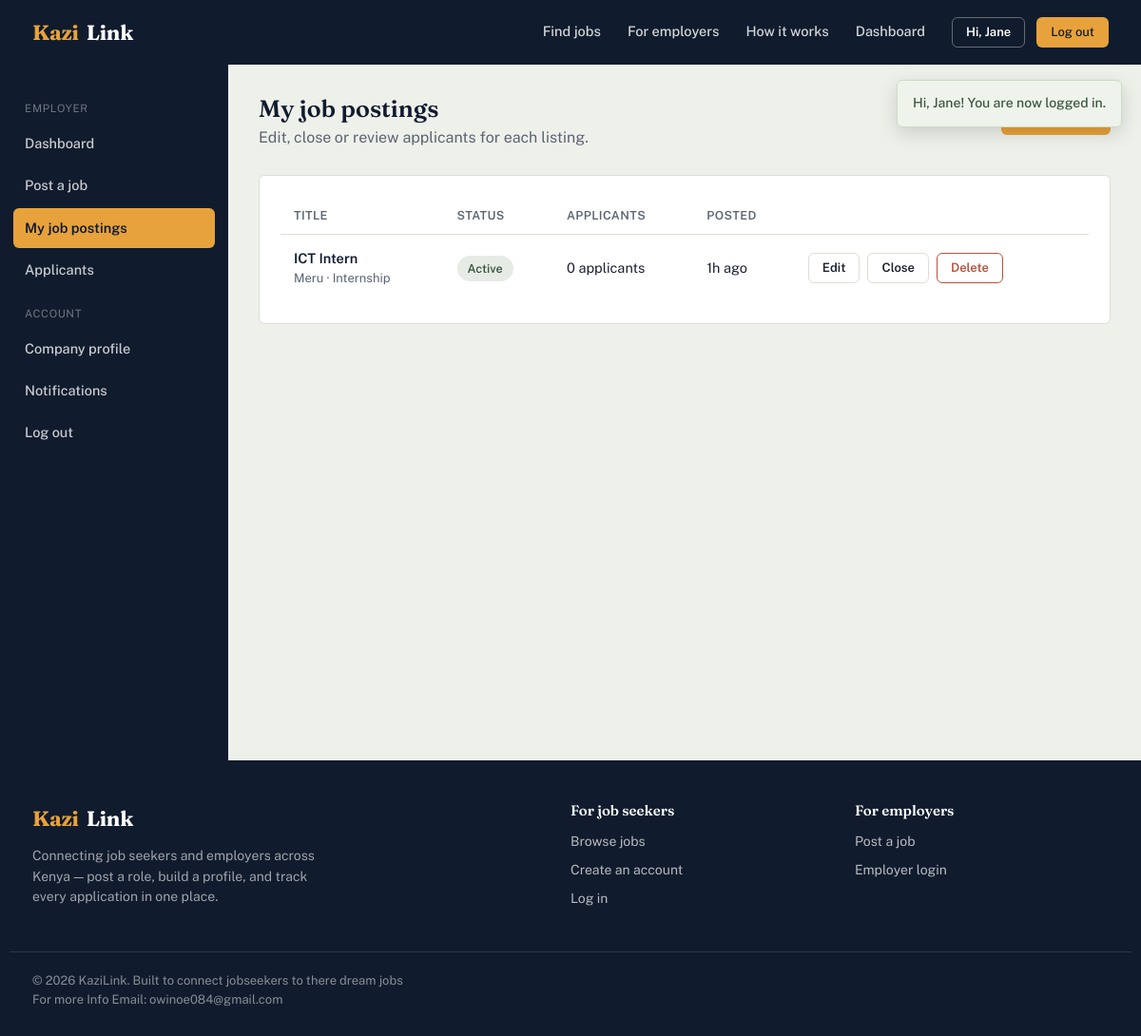
The app's page /employer/my-jobs.php (signed in) with its own data.
### tables this page shows
CREATE TABLE users (
    user_id     INT AUTO_INCREMENT PRIMARY KEY,
    full_name   VARCHAR(100) NOT NULL,
    email       VARCHAR(100) NOT NULL UNIQUE,
    phone       VARCHAR(20),
    password    VARCHAR(255) NOT NULL,
    role        ENUM('job_seeker','employer','admin') NOT NULL,
    status      ENUM('active','suspended') NOT NULL DEFAULT 'active',
    created_at  TIMESTAMP DEFAULT CURRENT_TIMESTAMP
);

CREATE TABLE jobs (
    job_id           INT AUTO_INCREMENT PRIMARY KEY,
    employer_id      INT NOT NULL,
    category_id      INT,
    title            VARCHAR(150) NOT NULL,
    description      TEXT NOT NULL,
    requirements     TEXT,
    location         VARCHAR(100),
    job_type         VARCHAR(50),         
    experience_level VARCHAR(50),         
    salary           DECIMAL(10,2),
    deadline         DATE,
    status           VARCHAR(30) NOT NULL DEFAULT 'pending',
    created_at       TIMESTAMP DEFAULT CURRENT_TIMESTAMP,
    FOREIGN KEY (employer_id) REFERENCES employers(employer_id) ON DELETE CASCADE,
    FOREIGN KEY (category_id) REFERENCES job_categories(category_id) ON DELETE SET NULL
);

### includes/functions.php (called while the page is built, shortened)
<?php
function e(?string $value): string
{
    return htmlspecialchars($value ?? '', ENT_QUOTES, 'UTF-8');
}
function get_flashes(): array
{
    $flashes = $_SESSION['flash'] ?? [];
    return $flashes;
}
function time_ago(string $datetime): string
{
    $timestamp = strtotime($datetime);
    $diff = time() - $timestamp;
    if ($diff < 86400) return floor($diff / 3600) . 'h ago';
    return date('d M Y', $timestamp);
}
function status_pill_class(string $status): string
{
    $status = strtolower($status);
    return match (true) {
        in_array($status, ['active', 'accepted', 'approved', 'shortlisted']) => 'pill-success',
        in_array($status, ['pending', 'under review', 'applied']) => 'pill-pending',
        in_array($status, ['rejected', 'closed', 'suspended', 'dismissed']) => 'pill-danger',
        in_array($status, ['interview']) => 'pill-info',
        default => 'pill-neutral',
    };
}

### includes/auth.php (called while the page is built, shortened)
<?php
function current_user_id(): ?int
{
    return $_SESSION['user_id'] ?? null;
}
function current_user(): ?array
{
    $db = getDB();
    $stmt = $db->prepare('SELECT * FROM users WHERE user_id = ?');
    $stmt->execute([current_user_id()]);
    $cached = $stmt->fetch() ?: null;
    return $cached;
}

### employer/my-jobs.php (the view, shortened to what this page needs)
<?php
$db = getDB();
$employerId = current_employer_id();
$stmt = $db->prepare("
    SELECT j.*, (SELECT COUNT(*) FROM applications a WHERE a.job_id = j.job_id) AS applicant_count
    FROM jobs j WHERE j.employer_id = ? ORDER BY j.created_at DESC
");
$stmt->execute([$employerId]);
$jobs = $stmt->fetchAll();
$base = '../';
include __DIR__ . '/../includes/header.php';
?>
<div class="dash-shell">
  <?php include __DIR__ . '/../includes/sidebar-employer.php'; ?>
  <main class="dash-main">
    <div class="dash-header">
      <div><h1>My job postings</h1><p>Edit, close or review applicants for each listing.</p></div>
      <a href="post-job.php" class="btn btn-primary">Post a job</a>
    </div>
    <div class="card">
      <div class="card-body table-scroll">
        <?php if ($jobs): ?>
          <table class="data-table">
            <thead><tr><th>Title</th><th>Status</th><th>Applicants</th><th>Posted</th><th></th></tr></thead>
            <tbody>
            <?php foreach ($jobs as $job): ?>
              <tr>
                <td>
                  <div class="row-title"><?= e($job['title']) ?></div>
                  <div class="row-sub"><?= e($job['location'] ?: 'Remote') ?> &middot; <?= e($job['job_type'] ?: 'Full-time') ?></div>
                </td>
                <td><span class="pill <?= status_pill_class($job['status']) ?>"><?= e(ucfirst($job['status'])) ?></span></td>
                <td><a href="applicants.php?job_id=<?= (int) $job['job_id'] ?>"><?= (int) $job['applicant_count'] ?> applicant<?= $job['applicant_count'] == 1 ? '' : 's' ?></a></td>
                <td><?= time_ago($job['created_at']) ?></td>
                <td>
                  <div class="table-actions">
                    <a href="edit-job.php?id=<?= (int) $job['job_id'] ?>" class="btn btn-outline btn-sm">Edit</a>
                    <?php if ($job['status'] === 'active'): ?>
                      <form method="post"><?= csrf_field() ?><input type="hidden" name="job_id" value="<?= $job['job_id'] ?>"><button type="submit" name="close_job" class="btn btn-outline btn-sm">Close</button></form>
                    <?php elseif ($job['status'] === 'closed'): ?>
                      <form method="post"><?= csrf_field() ?><input type="hidden" name="job_id" value="<?= $job['job_id'] ?>"><button type="submit" name="reopen_job" class="btn btn-outline btn-sm">Reopen</button></form>
                    <?php endif; ?>
                    <form method="post" data-confirm="Delete this job posting permanently?"><button type="submit" name="delete_job" class="btn btn-danger btn-sm">Delete</button></form>
                  </div>
                </td>
              </tr>
            <?php endforeach; ?>
            </tbody>
          </table>
        <?php else: ?>
          <div class="empty-state"><h3>You haven't posted any jobs yet</h3><a href="post-job.php" class="btn btn-primary">Post your first job</a></div>
        <?php endif; ?>
      </div>
    </div>
  </main>
</div>
<?php include __DIR__ . '/../includes/footer.php'; ?>

### includes/header.php (shortened to what this page needs)
<?php
$base = $base ?? '';
$user = current_user();
?>
<!DOCTYPE html>
<html lang="en">
<head>
<link rel="stylesheet" href="<?= e($base) ?>assets/css/style.css">
</head>
<body>
<?php $flashes = get_flashes(); if ($flashes): ?>
<div class="flash-stack">
  <?php foreach ($flashes as $f): ?>
    <div class="flash flash-<?= e($f['type']) ?>"><?= e($f['message']) ?></div>
  <?php endforeach; ?>
</div>
<?php endif; ?>
<header class="site-header">
  <div class="container">
    <a href="<?= e($base) ?>index.php" class="brand"><span class="brand-mark">Kazi</span>Link</a>
    <nav class="main-nav">
      <a href="<?= e($base) ?>jobs.php">Find jobs</a>
      <?php if (!$user || $user['role'] === 'employer'): ?>
        <a href="<?= e($base) ?>register.php?role=employer">For employers</a>
      <?php endif; ?>
      <a href="<?= e($base) ?>index.php#how-it-works">How it works</a>
      <?php if ($user): ?>
        <?php if ($user['role'] === 'job_seeker'): ?>
          <a href="<?= e($base === '' ? 'seeker/' : '') ?>dashboard.php">Dashboard</a>
        <?php elseif ($user['role'] === 'employer'): ?>
          <a href="<?= e($base === '' ? 'employer/' : '') ?>dashboard.php">Dashboard</a>
        <?php elseif ($user['role'] === 'admin'): ?>
          <a href="<?= e($base === '' ? 'admin/' : '') ?>dashboard.php">Dashboard</a>
        <?php endif; ?>
        <div class="nav-actions">
          <span class="btn btn-outline-light btn-sm" style="pointer-events:none;">Hi, <?= e(explode(' ', $user['full_name'])[0]) ?></span>
          <a href="<?= e($base) ?>logout.php" class="btn btn-primary btn-sm">Log out</a>
        </div>
      <?php endif; ?>
    </nav>
  </div>
</header>

### assets/css/style.css (style rules this page uses)
:root { --ink: #101B2D; --ink-soft: #1B2940; --marigold: #E8A23B; --marigold-dark: #C9832450; --savanna: #4F6F52; --savanna-deep: #3C5740; --clay: #B5533C; --stone: #EEF0EA; --stone-deep: #E3E6DC; --paper: #FFFFFF; --text: #1B2130; --text-muted: #5B6472; --border: #DCDFD5; --radius: 6px; --shadow-sm: 0 1px 2px rgba(16, 27, 45, 0.06); --font-display: 'Fraunces', Georgia, serif; --font-body: 'Public Sans', -apple-system, BlinkMacSystemFont, 'Segoe UI', sans-serif; }
* { box-sizing: border-box; }
html { scroll-behavior: smooth; }
body { margin: 0; font-family: var(--font-body); color: var(--text); background: var(--stone); line-height: 1.55; -webkit-font-smoothing: antialiased; }
a { color: inherit; text-decoration: none; }
h1, h2, h3, h4 { font-family: var(--font-display); font-weight: 600; line-height: 1.15; margin: 0 0 0.5em; color: var(--ink); }
p { margin: 0 0 1em; }
.container { max-width: 1180px; margin: 0 auto; padding: 0 24px; }
.btn { display: inline-flex; align-items: center; justify-content: center; gap: 8px; padding: 11px 22px; border-radius: var(--radius); border: 1px solid transparent; font-family: var(--font-body); font-size: 15px; font-weight: 600; cursor: pointer; transition: transform 0.08s ease, background 0.15s ease, border-color 0.15s ease; line-height: 1.2; }
.btn-primary { background: var(--marigold); color: var(--ink); }
.btn-outline { background: transparent; border-color: var(--border); color: var(--text); }
.btn-outline-light { background: transparent; border-color: rgba(255,255,255,0.35); color: #fff; }
.btn-danger { background: transparent; border-color: var(--clay); color: var(--clay); }
.btn-sm { padding: 7px 14px; font-size: 13px; }
.site-header { background: var(--ink); color: #fff; position: sticky; top: 0; z-index: 40; }
.site-header .container { display: flex; align-items: center; justify-content: space-between; height: 68px; }
.brand { font-family: var(--font-display); font-size: 22px; font-weight: 700; color: #fff; display: flex; align-items: center; gap: 8px; letter-spacing: -0.01em; }
.brand-mark { color: var(--marigold); }
.main-nav { display: flex; align-items: center; gap: 28px; }
.main-nav a { font-size: 14.5px; font-weight: 500; color: rgba(255,255,255,0.82); padding: 6px 0; border-bottom: 2px solid transparent; }
.main-nav a.btn { padding: 7px 14px; font-size: 13px; border-bottom: 1px solid transparent; }
.main-nav a.btn-primary, .main-nav a.btn-primary:hover { color: var(--ink); }
.nav-actions { display: flex; align-items: center; gap: 12px; }
.flash-stack { position: fixed; top: 84px; right: 20px; z-index: 100; display: flex; flex-direction: column; gap: 10px; max-width: 360px; }
.flash { padding: 13px 16px; border-radius: var(--radius); font-size: 14px; font-weight: 500; box-shadow: 0 6px 20px rgba(0,0,0,0.15); animation: flashIn 0.2s ease; }
.flash-success { background: #eef4ec; color: var(--savanna-deep); border: 1px solid #c9dcc5; }
.dash-shell { display: flex; min-height: calc(100vh - 68px); }
.dash-main { flex: 1; padding: 32px; min-width: 0; }
.dash-header { display: flex; justify-content: space-between; align-items: flex-start; margin-bottom: 26px; flex-wrap: wrap; gap: 12px; }
.dash-header h1 { font-size: 25px; margin-bottom: 4px; }
.dash-header p { color: var(--text-muted); margin: 0; }
.card { background: #fff; border: 1px solid var(--border); border-radius: var(--radius); }
.card-body { padding: 22px; }
table.data-table { width: 100%; border-collapse: collapse; font-size: 14.5px; }
.data-table th { text-align: left; font-size: 12.5px; text-transform: uppercase; letter-spacing: 0.03em; color: var(--text-muted); font-weight: 600; padding: 10px 14px; border-bottom: 1px solid var(--border); }
.data-table td { padding: 14px; border-bottom: 1px solid var(--border); vertical-align: middle; }
.data-table tr:last-child td { border-bottom: none; }
.data-table td .row-title { font-weight: 600; color: var(--ink); }
.data-table td .row-sub { color: var(--text-muted); font-size: 13px; }
.table-scroll { overflow-x: auto; }
.table-actions { display: flex; gap: 8px; flex-wrap: wrap; }
.pill { display: inline-block; padding: 4px 11px; border-radius: 999px; font-size: 12.5px; font-weight: 600; }
.pill-success { background: rgba(79,111,82,0.14); color: var(--savanna-deep); }

### records on screen
users: full_name "Jane"
jobs: title "ICT Intern", location "Meru", job_type "Internship", status "Active", applicant_count "0", created_at "1h ago"

### other values on screen
$f['message'] "Hi, Jane! You are now logged in."
